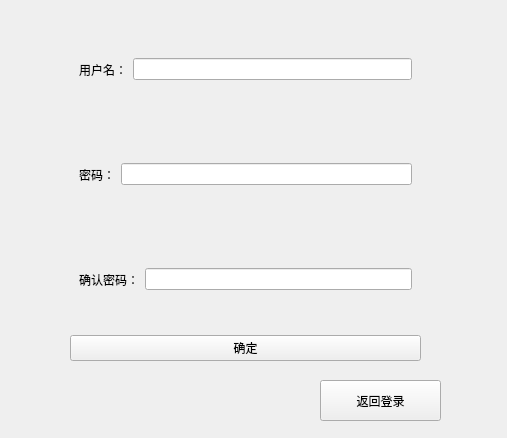
<?xml version="1.0" encoding="UTF-8"?>
<ui version="4.0">
 <class>Signup</class>
 <widget class="QWidget" name="Signup">
  <property name="geometry">
   <rect>
    <x>0</x>
    <y>0</y>
    <width>507</width>
    <height>438</height>
   </rect>
  </property>
  <property name="windowTitle">
   <string>Form</string>
  </property>
  <widget class="QWidget" name="widget" native="true">
   <property name="geometry">
    <rect>
     <x>70</x>
     <y>20</y>
     <width>351</width>
     <height>341</height>
    </rect>
   </property>
   <layout class="QVBoxLayout" name="verticalLayout">
    <item>
     <widget class="QWidget" name="widget_2" native="true">
      <layout class="QHBoxLayout" name="horizontalLayout">
       <item>
        <widget class="QLabel" name="label_2">
         <property name="text">
          <string>用户名：</string>
         </property>
        </widget>
       </item>
       <item>
        <widget class="QLineEdit" name="lineEdit_username"/>
       </item>
      </layout>
     </widget>
    </item>
    <item>
     <widget class="QWidget" name="widget_3" native="true">
      <layout class="QHBoxLayout" name="horizontalLayout_2">
       <item>
        <widget class="QLabel" name="label_5">
         <property name="text">
          <string>密码：</string>
         </property>
        </widget>
       </item>
       <item>
        <widget class="QLineEdit" name="lineEdit_passwd">
         <property name="echoMode">
          <enum>QLineEdit::Password</enum>
         </property>
        </widget>
       </item>
      </layout>
     </widget>
    </item>
    <item>
     <widget class="QWidget" name="widget_4" native="true">
      <layout class="QHBoxLayout" name="horizontalLayout_3">
       <item>
        <widget class="QLabel" name="label_6">
         <property name="text">
          <string>确认密码：</string>
         </property>
        </widget>
       </item>
       <item>
        <widget class="QLineEdit" name="lineEdit_surepasswd">
         <property name="echoMode">
          <enum>QLineEdit::Password</enum>
         </property>
        </widget>
       </item>
      </layout>
     </widget>
    </item>
    <item>
     <widget class="QPushButton" name="pushButton">
      <property name="text">
       <string>确定</string>
      </property>
     </widget>
    </item>
   </layout>
  </widget>
  <widget class="QPushButton" name="pushButton_2">
   <property name="geometry">
    <rect>
     <x>320</x>
     <y>380</y>
     <width>121</width>
     <height>41</height>
    </rect>
   </property>
   <property name="text">
    <string>返回登录</string>
   </property>
  </widget>
 </widget>
 <resources/>
 <connections/>
</ui>
